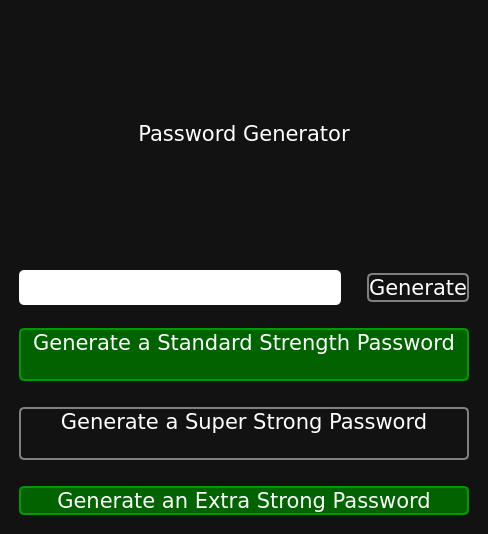
<?xml version="1.0" encoding="UTF-8"?>
<ui version="4.0">
 <class>MainWindow</class>
 <widget class="QMainWindow" name="MainWindow">
  <property name="geometry">
   <rect>
    <x>0</x>
    <y>0</y>
    <width>488</width>
    <height>534</height>
   </rect>
  </property>
  <property name="cursor">
   <cursorShape>PointingHandCursor</cursorShape>
  </property>
  <property name="windowTitle">
   <string>Password Generator</string>
  </property>
  <property name="windowIcon">
   <iconset>
    <normaloff>:/icons/icons/app-icon.ico</normaloff>:/icons/icons/app-icon.ico</iconset>
  </property>
  <property name="styleSheet">
   <string notr="true">QWidget {
    background-color: #121212;
    color: white;
    font-family: Verdana;
    font-size: 16pt;
    margin: 10px;
}

QPushButton {
    border: 2px solid gray;
    border-radius: 5px;
}

QPushButton#btn_lower,
#btn_upper,
#btn_digits,
#btn_special {
    padding: 10px;
}

QPushButton:hover {
    border-color: #090;
}

QPushButton:pressed {
    border: 4px solid #090;
    border-radius: 5px;
}

QPushButton:checked {
    background-color: #006300;
    border-color: #090;
}
</string>
  </property>
  <widget class="QWidget" name="centralwidget">
   <property name="styleSheet">
    <string notr="true"/>
   </property>
   <layout class="QVBoxLayout" name="verticalLayout">
    <item>
     <widget class="QLabel" name="label">
      <property name="text">
       <string>Password Generator</string>
      </property>
      <property name="alignment">
       <set>Qt::AlignCenter</set>
      </property>
     </widget>
    </item>
    <item>
     <layout class="QHBoxLayout" name="layout_password">
      <item>
       <widget class="QTextEdit" name="txt_result">
        <property name="maximumSize">
         <size>
          <width>16777215</width>
          <height>35</height>
         </size>
        </property>
        <property name="font">
         <font>
          <family>Verdana</family>
          <pointsize>16</pointsize>
         </font>
        </property>
        <property name="styleSheet">
         <string notr="true">background-color: #FFF; border-radius: 5px; border: 0px solid; margin: 0px 10px;
color: rgb(0, 0, 0);</string>
        </property>
        <property name="html">
         <string>&lt;!DOCTYPE HTML PUBLIC &quot;-//W3C//DTD HTML 4.0//EN&quot; &quot;http://www.w3.org/TR/REC-html40/strict.dtd&quot;&gt;
&lt;html&gt;&lt;head&gt;&lt;meta name=&quot;qrichtext&quot; content=&quot;1&quot; /&gt;&lt;meta charset=&quot;utf-8&quot; /&gt;&lt;style type=&quot;text/css&quot;&gt;
p, li { white-space: pre-wrap; }
hr { height: 1px; border-width: 0; }
li.unchecked::marker { content: &quot;\2610&quot;; }
li.checked::marker { content: &quot;\2612&quot;; }
&lt;/style&gt;&lt;/head&gt;&lt;body style=&quot; font-family:'Verdana'; font-size:16pt; font-weight:400; font-style:normal;&quot;&gt;
&lt;p style=&quot;-qt-paragraph-type:empty; margin-top:0px; margin-bottom:0px; margin-left:0px; margin-right:0px; -qt-block-indent:0; text-indent:0px;&quot;&gt;&lt;br /&gt;&lt;/p&gt;&lt;/body&gt;&lt;/html&gt;</string>
        </property>
       </widget>
      </item>
      <item>
       <widget class="QPushButton" name="btn_generate">
        <property name="text">
         <string>Generate</string>
        </property>
       </widget>
      </item>
     </layout>
    </item>
    <item>
     <widget class="QPushButton" name="rdb_1">
      <property name="cursor">
       <cursorShape>PointingHandCursor</cursorShape>
      </property>
      <property name="text">
       <string>Generate a Standard Strength Password
</string>
      </property>
      <property name="checkable">
       <bool>true</bool>
      </property>
      <property name="checked">
       <bool>true</bool>
      </property>
     </widget>
    </item>
    <item>
     <widget class="QPushButton" name="rdb_2">
      <property name="cursor">
       <cursorShape>PointingHandCursor</cursorShape>
      </property>
      <property name="text">
       <string>Generate a Super Strong Password
</string>
      </property>
      <property name="checkable">
       <bool>true</bool>
      </property>
     </widget>
    </item>
    <item>
     <widget class="QPushButton" name="rdb_3">
      <property name="font">
       <font>
        <family>Verdana</family>
        <pointsize>16</pointsize>
       </font>
      </property>
      <property name="cursor">
       <cursorShape>PointingHandCursor</cursorShape>
      </property>
      <property name="text">
       <string>Generate an Extra Strong Password</string>
      </property>
      <property name="checkable">
       <bool>true</bool>
      </property>
      <property name="checked">
       <bool>true</bool>
      </property>
     </widget>
    </item>
   </layout>
  </widget>
 </widget>
 <resources/>
 <connections/>
</ui>
